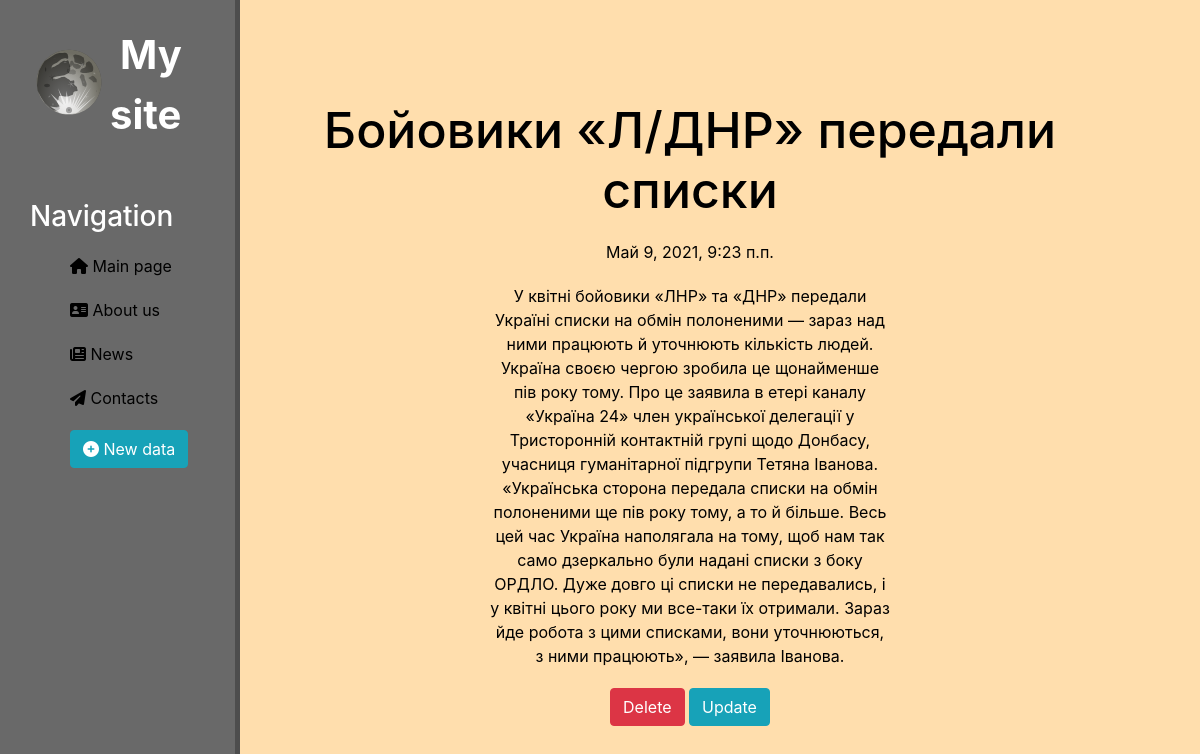
Page /news/4 on the committed database.
### news/models.py (models this page shows, shortened)
class Article(models.Model):
    title = models.CharField('Name', max_length=50)
    anons = models.CharField('Anons', max_length=250)
    full_text = models.TextField('Text')
    date = models.DateTimeField('Date of publication')
    class Meta:
        verbose_name = 'News'
        verbose_name_plural = 'News'

### news/views.py (the view)
# urls.py: path('<int:pk>', views.NewsDetailView.as_view(), name='news-detail'),
class NewsDetailView(DetailView):
    model = Article
    template_name = 'news/details_view.html'
    context_object_name = 'article'

### news/templates/news/details_view.html (shortened to what this page needs)
{% extends 'firstapp/layout.html' %}
{% block content %}
    <div class="features">
        <h1>{{ article.title }}</h1>
        <p>{{ article.date }}</p>
        <p>{{ article.full_text }}</p>
        <a href="{% url 'news-delete' article.id %}" class="btn btn-danger">Delete</a>
        <a href="{% url 'news-update' article.id %}" class="btn btn-info">Update</a>
    </div>
{% endblock %}

### firstapp/static/firstapp/css/firstapp.css (style rules this page uses)
body { background: navajowhite; }
main .features { float:left; color:black; margin-top: 100px; text-align: center; width: 75%; }
main .features h1 { font-size: 50px }
main .features p { max-width: 400px; margin: 20px auto }

### rows in the picture
Article: title "Бойовики «Л/ДНР» передали списки", date "Май 9, 2021, 9:23 п.п.", full_text "У квітні бойовики «ЛНР» та «ДНР» передали Україні списки на обмін полоненими — зараз над ними працюють й уточнюють кількість людей. Україна своєю чергою зробила це щонайменше пів року тому. Про це заявила в етері каналу «Україна 24» член української делегації у Тристоронній контактній групі щодо Донбасу, учасниця гуманітарної підгрупи Тетяна Іванова. «Українська сторона передала списки на обмін полоненими ще пів року тому, а то й більше. Весь цей час Україна наполягала на тому, щоб нам так само дзеркально були надані списки з боку ОРДЛО. Дуже довго ці списки не передавались, і у квітні цього року ми все-таки їх отримали. Зараз йде робота з цими списками, вони уточнюються, з ними працюють»,…"
